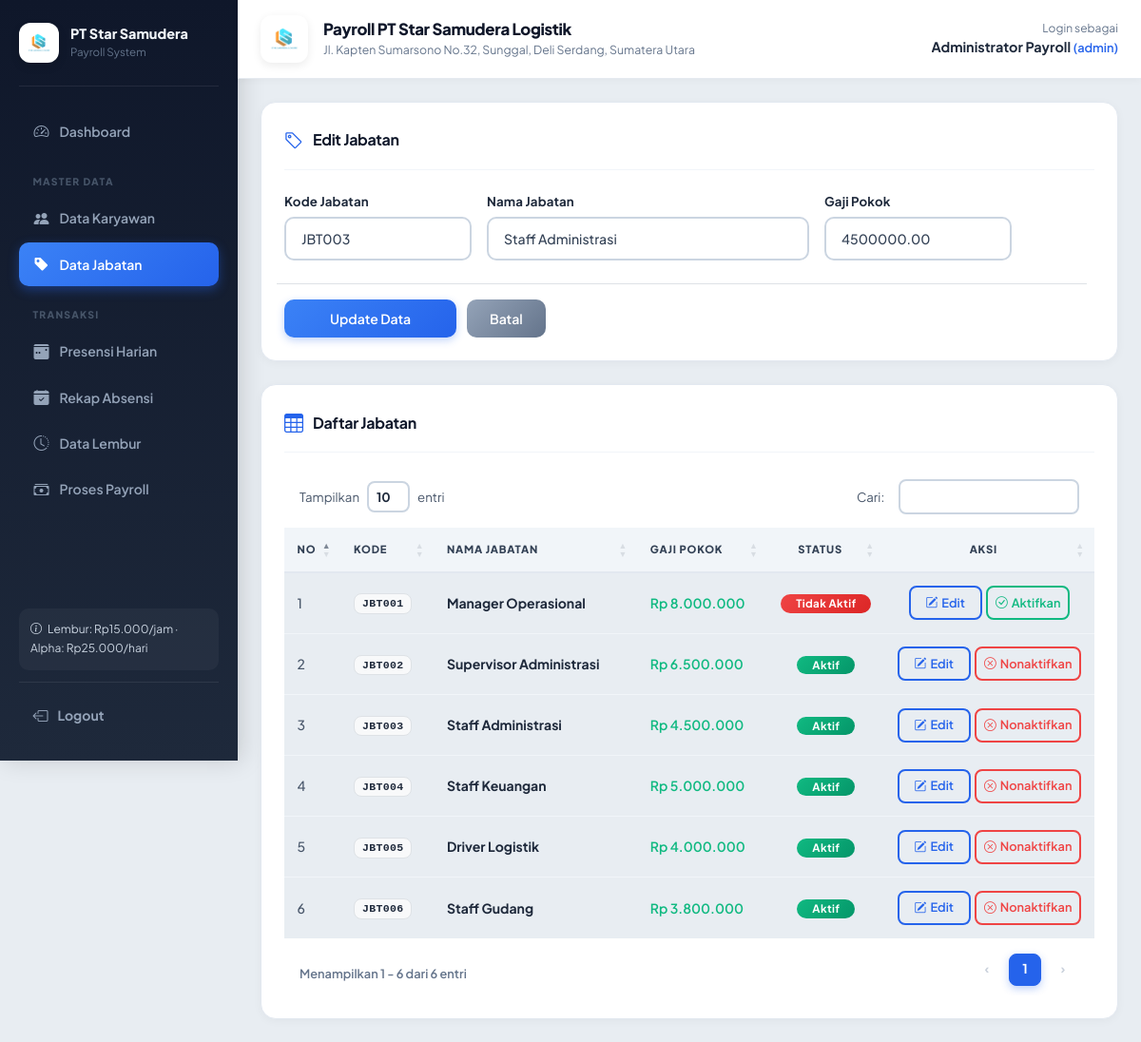
/master/jabatan.php?edit=3 (signed in), run on the app's committed database.
### tables this page shows
CREATE TABLE `jabatan` (
  `id_jabatan` int(11) NOT NULL AUTO_INCREMENT,
  `kode_jabatan` varchar(20) NOT NULL,
  `nama_jabatan` varchar(100) NOT NULL,
  `gaji_pokok` decimal(12,2) NOT NULL,
  `status_jabatan` enum('Aktif','Tidak Aktif') NOT NULL DEFAULT 'Aktif',
  PRIMARY KEY (`id_jabatan`),
  UNIQUE KEY `kode_jabatan` (`kode_jabatan`)
);

### master/jabatan.php (the view, shortened to what this page needs)
<?php
require_once __DIR__ . '/../layout/header.php';
$edit = null;
if (isset($_GET['edit'])) {
    $id = (int)$_GET['edit'];
    $result = mysqli_query($conn, "SELECT * FROM jabatan WHERE id_jabatan=$id LIMIT 1");
    $edit = $result ? mysqli_fetch_assoc($result) : null;
}
$data = mysqli_query($conn, 'SELECT * FROM jabatan ORDER BY id_jabatan');
?>
<div class="card p-4 mb-4">
<div class="section-header">
  <i class="bi bi-tag"></i>
  <h2 class="h5"><?= $edit ? 'Edit Jabatan' : 'Tambah Jabatan' ?></h2>
</div>
<form method="post" class="row g-3">
<div class="col-md-3"><label class="form-label">Kode Jabatan</label><input class="form-control" value="<?= e($edit['kode_jabatan'] ?? 'Dibuat otomatis') ?>" readonly></div>
<div class="col-md-5"><label class="form-label">Nama Jabatan</label><input name="nama_jabatan" class="form-control" value="<?= e($edit['nama_jabatan'] ?? '') ?>" required></div>
<div class="col-md-3"><label class="form-label">Gaji Pokok</label><input type="number" min="1" name="gaji_pokok" class="form-control" value="<?= e($edit['gaji_pokok'] ?? '') ?>" required></div>
<div class="col-12 mt-4 pt-3 border-top"><button class="btn btn-primary px-5"><?= $edit ? 'Update Data' : 'Simpan Data' ?></button> <?php if ($edit): ?><a href="<?= url('master/jabatan.php') ?>" class="btn btn-secondary px-4 ms-2">Batal</a><?php endif; ?></div>
</form></div>
<div class="card p-4">
<div class="section-header">
  <i class="bi bi-table"></i>
  <h2 class="h5">Daftar Jabatan</h2>
</div>
<div class="table-responsive">
  <table class="table table-hover dt-table align-middle" style="width:100%">
    <thead>
      <tr>
        <th style="width: 5%">No</th>
        <th style="width: 15%">Kode</th>
        <th style="width: 35%">Nama Jabatan</th>
        <th style="width: 20%">Gaji Pokok</th>
        <th style="width: 10%" class="text-center">Status</th>
        <th style="width: 15%" class="text-center">Aksi</th>
      </tr>
    </thead>
    <tbody>
    <?php $no=1; if ($data): while ($row=mysqli_fetch_assoc($data)): $status = $row['status_jabatan'] ?? 'Aktif'; $newStatus = $status === 'Aktif' ? 'Tidak Aktif' : 'Aktif'; ?>
      <tr>
        <td><?= $no++ ?></td>
        <td><span class="badge bg-light text-dark border font-monospace px-2 py-1"><?= e($row['kode_jabatan']) ?></span></td>
        <td class="fw-bold text-dark"><?= e($row['nama_jabatan']) ?></td>
        <td class="fw-semibold text-success"><?= rupiah($row['gaji_pokok']) ?></td>
        <td class="text-center"><?= status_badge($status) ?></td>
        <td class="text-center">
          <div class="d-flex justify-content-center gap-1">
            <a class="btn btn-sm btn-outline-primary px-3 fw-semibold" href="?edit=<?= $row['id_jabatan'] ?>"><i class="bi bi-pencil-square me-1"></i>Edit</a>
            <button type="button" class="btn btn-sm <?= $status === 'Aktif' ? 'btn-outline-danger' : 'btn-outline-success' ?> px-2 fw-semibold" onclick="toggleStatusJabatan(<?= $row['id_jabatan'] ?>, <?= htmlspecialchars(json_encode($newStatus), ENT_QUOTES, 'UTF-8') ?>, <?= htmlspecialchars(json_encode($row['nama_jabatan']), ENT_QUOTES, 'UTF-8') ?>)">
              <i class="bi <?= $status === 'Aktif' ? 'bi-x-circle' : 'bi-check-circle' ?> me-1"></i><?= $status === 'Aktif' ? 'Nonaktifkan' : 'Aktifkan' ?>
            </button>
          </div>
        </td>
      </tr>
    <?php endwhile; endif; ?>
    </tbody>
  </table>
</div></div>
<?php require_once __DIR__ . '/../layout/footer.php'; ?>

### helpers/functions.php (shortened to what this page needs)
<?php
function base_path(): string
{
    $docRoot = str_replace('\\', '/', $_SERVER['DOCUMENT_ROOT']);
    $projRoot = str_replace('\\', '/', dirname(__DIR__));
    if (strpos($projRoot, $docRoot) === 0) {
        $path = substr($projRoot, strlen($docRoot));
        return $path === '/' ? '' : $path;
    }
    return '';
}
function url(string $path = ''): string
{
    $base = rtrim(base_path(), '/');
    $path = ltrim($path, '/');
    return $path === '' ? ($base ?: '/') : $base . '/' . $path;
}
function e($value): string
{
    return htmlspecialchars((string)$value, ENT_QUOTES, 'UTF-8');
}
function rupiah($value): string
{
    return 'Rp ' . number_format((float)$value, 0, ',', '.');
}
function status_badge(string $status): string
{
    $class = match ($status) {
        'Aktif', 'Tetap', 'Sudah Dibayar', 'Disetujui', 'Hadir', 'Lunas', 'Selesai' => 'success',
        'Menunggu', 'Belum Dibayar', 'Sakit', 'Proses', 'Pending' => 'warning text-dark',
        'Kontrak', 'Izin', 'Diproses' => 'info text-dark',
        'Tidak Aktif', 'Nonaktif', 'Resign', 'Ditolak', 'Alpha', 'Batal', 'Gagal' => 'danger',
        'Draft' => 'secondary',
        default => 'secondary',
    };
    return '<span class="badge bg-' . $class . ' px-3 py-1 rounded-pill">' . e($status) . '</span>';
}

### assets/css/style.css (style rules this page uses)
:root { --primary: #2563eb; --primary-dark: #1d4ed8; --primary-light: #dbeafe; --sidebar-bg-start: #0f172a; --sidebar-bg-end: #1e293b; --sidebar-width: 250px; --bg: #e8edf2; --card-bg: #ffffff; --text-main: #1e293b; --text-muted: #64748b; --border-color: #cbd5e1; --topbar-height: 80px; }
:root { --bs-primary: #2563eb; --bs-primary-rgb: 37, 99, 235; --bs-success: #10b981; --bs-success-rgb: 16, 185, 129; --bs-warning: #f59e0b; --bs-warning-rgb: 245, 158, 11; --bs-danger: #ef4444; --bs-danger-rgb: 239, 68, 68; --bs-dark: #1e293b; --bs-dark-rgb: 30, 41, 59; --bs-body-bg: #e8edf2; --bs-body-color: #334155; --bs-font-sans-serif: 'Plus Jakarta Sans', sans-serif; }
*, *::before, *::after { box-sizing: border-box; }
body { background: var(--bg); color: var(--text-main); font-family: var(--bs-font-sans-serif); -webkit-font-smoothing: antialiased; }
h1, h2, h3, h4, h5, h6 { font-weight: 700; letter-spacing: -0.02em; color: #0f172a; }
.card, .form-card, .content-card, .stat-card, .print-card { background: var(--card-bg); border: 1px solid #e2e8f0; border-radius: 16px; box-shadow: 0 2px 10px rgba(0, 0, 0, 0.04); transition: transform 0.25s ease, box-shadow 0.25s ease; overflow: hidden; }
.bg-success { background: linear-gradient(135deg, #10b981 0%, #059669 100%) !important; color: #fff !important; }
.bg-danger { background: linear-gradient(135deg, #ef4444 0%, #dc2626 100%) !important; color: #fff !important; }
.section-header { display: flex; align-items: center; gap: 10px; margin-bottom: 1.25rem; padding-bottom: 1rem; border-bottom: 1px solid #f1f5f9; }
.section-header i { font-size: 1.25rem; color: var(--primary); flex-shrink: 0; }
.section-header h2, .section-header .h5 { margin: 0; font-size: 1rem; font-weight: 700; color: #0f172a; }
.btn { font-weight: 600; font-size: 0.875rem; padding: 0.6rem 1.25rem; border-radius: 10px; border: none; transition: all 0.2s ease; white-space: nowrap; }
.btn-sm { padding: 0.4rem 0.85rem; font-size: 0.8rem; border-radius: 8px; }
.btn-primary { background: linear-gradient(135deg, #3b82f6 0%, #2563eb 100%) !important; color: #fff !important; box-shadow: 0 3px 8px rgba(37, 99, 235, 0.28); }
.btn-secondary { background: linear-gradient(135deg, #94a3b8 0%, #64748b 100%) !important; color: #fff !important; }
.btn-outline-primary { background: transparent !important; border: 2px solid #2563eb !important; color: #2563eb !important; font-weight: 700; }
.btn-outline-success { background: transparent !important; border: 2px solid #10b981 !important; color: #10b981 !important; }
.btn-outline-danger { background: transparent !important; border: 2px solid #ef4444 !important; color: #ef4444 !important; }
.form-control, .form-select { border-radius: 10px; padding: 0.65rem 1rem; border: 2px solid #cbd5e1; font-weight: 500; font-size: 0.88rem; background: #ffffff; color: #334155; transition: border-color 0.2s, box-shadow 0.2s; height: auto; }
.form-label { font-weight: 700; color: #1e293b; margin-bottom: 0.4rem; font-size: 0.83rem; letter-spacing: 0.01em; }
.table { margin-bottom: 0; width: 100% !important; }
.table thead th { background: #f1f5f9; vertical-align: middle; font-weight: 800; color: #334155; text-transform: uppercase; font-size: 0.7rem; letter-spacing: 0.07em; padding: 0.9rem 0.85rem; border-bottom: 2px solid #e2e8f0; white-space: nowrap; }
.table td { vertical-align: middle; padding: 0.85rem 0.85rem; color: #475569; border-bottom: 1px solid #f1f5f9; font-weight: 500; font-size: 0.875rem; white-space: nowrap; }
.table-responsive { border-radius: 12px; overflow-x: auto; overflow-y: hidden; }
.table tbody tr:last-child td { border-bottom: none; }
.badge { padding: 0.45em 0.85em; font-weight: 700; border-radius: 8px; font-size: 0.72rem; letter-spacing: 0.03em; }
html, body { max-width: 100vw; overflow-x: clip; }
.card, .form-card, .content-card, .stat-card, .print-card, .formula-box, .section-desc, .alert, .modal-content, .modal-body { max-width: 100% !important; min-width: 0 !important; box-sizing: border-box !important; word-wrap: break-word !important; overflow-wrap: break-word !important; word-break: break-word !important; white-space: normal !important; }
.d-flex, .row { min-width: 0; max-width: 100%; }

### data on the page
jabatan: kode_jabatan "JBT003", nama_jabatan "Staff Administrasi", gaji_pokok "4500000.00", gaji_pokok "Rp 4.500.000", status_jabatan "Aktif", shows "Nonaktifkan"
jabatan: kode_jabatan "JBT001", nama_jabatan "Manager Operasional", gaji_pokok "Rp 8.000.000", status_jabatan "Tidak Aktif", shows "Aktifkan"
jabatan: kode_jabatan "JBT002", nama_jabatan "Supervisor Administrasi", gaji_pokok "Rp 6.500.000", status_jabatan "Aktif", shows "Nonaktifkan"
jabatan: kode_jabatan "JBT004", nama_jabatan "Staff Keuangan", gaji_pokok "Rp 5.000.000", status_jabatan "Aktif", shows "Nonaktifkan"
jabatan: kode_jabatan "JBT005", nama_jabatan "Driver Logistik", gaji_pokok "Rp 4.000.000", status_jabatan "Aktif", shows "Nonaktifkan"
jabatan: kode_jabatan "JBT006", nama_jabatan "Staff Gudang", gaji_pokok "Rp 3.800.000", status_jabatan "Aktif", shows "Nonaktifkan"

### other printed values
$label "Dashboard Data Karyawan Data Jabatan Presensi Harian Rekap Absensi Data Lembur Proses Payroll"
$label "MASTER DATA TRANSAKSI"
$_SESSION['nama'] "Administrator Payroll"
$_SESSION['role'] "admin"
